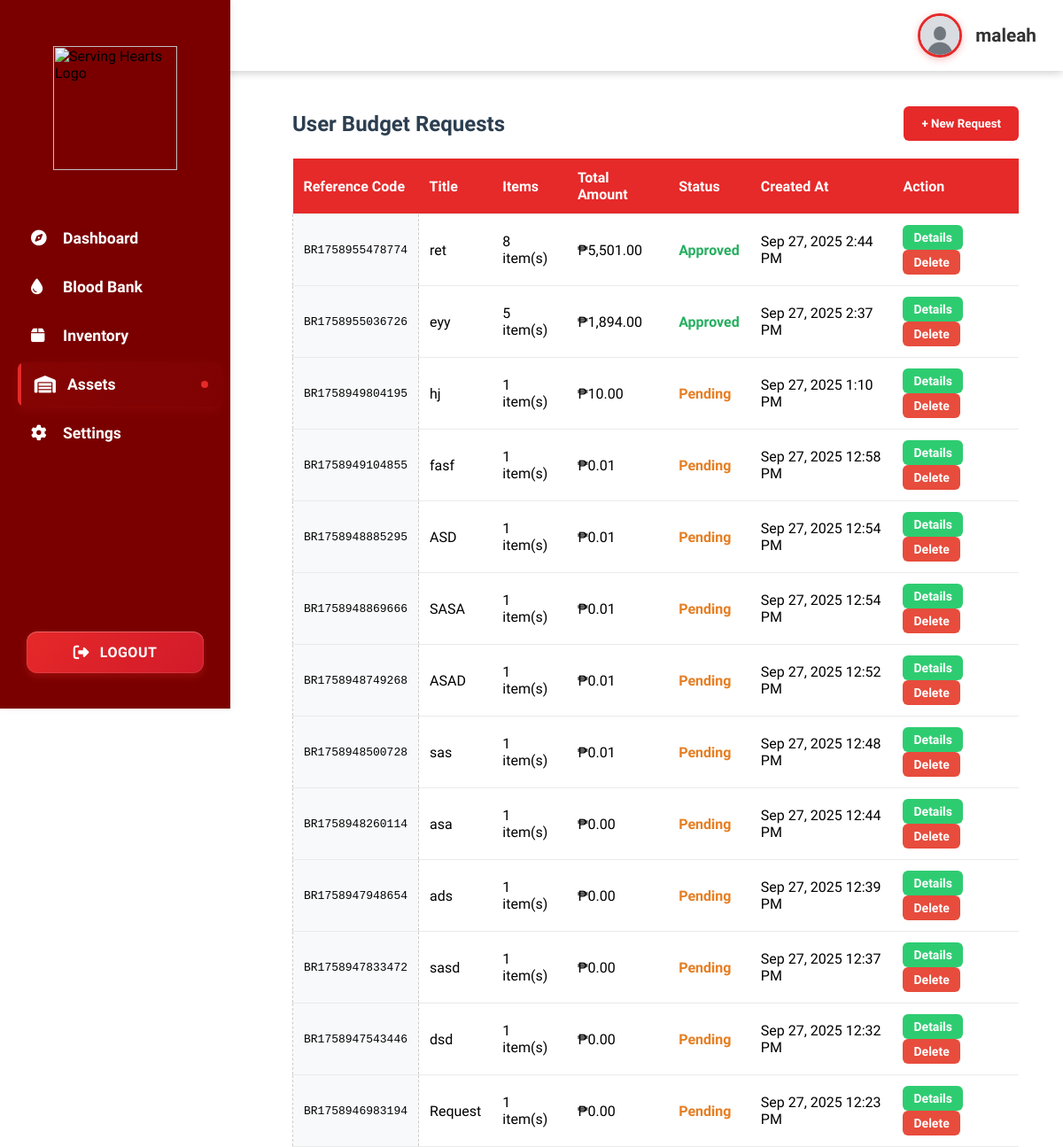
The page /USER/ASSETS/index.php (signed in) on the database its author committed.
### tables this page shows
CREATE TABLE `users` (
  `id` int(11) NOT NULL AUTO_INCREMENT,
  `username` varchar(50) NOT NULL,
  `email` varchar(255) DEFAULT NULL,
  `phone_number` varchar(20) DEFAULT NULL,
  `messenger` varchar(100) DEFAULT NULL,
  `password` varchar(255) NOT NULL,
  `role` enum('admin','user') DEFAULT 'admin',
  `created_at` timestamp NOT NULL DEFAULT current_timestamp(),
  PRIMARY KEY (`id`),
  UNIQUE KEY `username` (`username`)
);

CREATE TABLE `budget_requests` (
  `request_id` int(11) NOT NULL AUTO_INCREMENT,
  `user_id` int(11) NOT NULL,
  `title` varchar(255) NOT NULL,
  `description` text DEFAULT NULL,
  `amount` decimal(12,2) NOT NULL,
  `status` enum('pending','approved','rejected','cancelled') DEFAULT 'pending',
  `approved_by` int(11) DEFAULT NULL,
  `approval_date` datetime DEFAULT NULL,
  `reference_code` varchar(50) DEFAULT NULL,
  `created_at` datetime DEFAULT current_timestamp(),
  `updated_at` datetime DEFAULT current_timestamp() ON UPDATE current_timestamp(),
  `remarks` varchar(255) NOT NULL,
  PRIMARY KEY (`request_id`),
  UNIQUE KEY `reference_code` (`reference_code`),
  KEY `user_id` (`user_id`),
  KEY `approved_by` (`approved_by`)
);

### USER/ASSETS/index.php (the view, shortened to what this page needs)
<?php
include('../../ADMIN/header.php');
include('../../ADMIN/testsidebar.php');
include('../../config/db.php');
$user_id = $_SESSION['user_id'];
$requests = [];
$stmt = $conn->prepare("
    SELECT br.*,
    (SELECT COUNT(*) FROM budget_request_items bri WHERE bri.request_id = br.request_id) as item_count
    FROM budget_requests br
    WHERE br.user_id = ?
    ORDER BY br.created_at DESC
");
if ($stmt) {
    $stmt->bind_param("i", $user_id);
    $stmt->execute();
    $result = $stmt->get_result();
    while ($request = $result->fetch_assoc()) {
        $itemStmt = $conn->prepare("SELECT * FROM budget_request_items WHERE request_id = ?");
        if ($itemStmt) {
            $itemStmt->bind_param("i", $request['request_id']);
            $itemStmt->execute();
            $itemResult = $itemStmt->get_result();
            $request['items'] = $itemResult->fetch_all(MYSQLI_ASSOC);
        }
        $requests[] = $request;
    }
}
?>
<!DOCTYPE html>
<html lang="en">
<head>
<link rel="stylesheet" href="https://cdn.jsdelivr.net/npm/sweetalert2@11/dist/sweetalert2.min.css">
</head>
<body>
<div class="main-content">
    <div class="page-header">
        <h2 class="page-title">User Budget Requests</h2>
        <button class="btn" onclick="openModal('new')">+ New Request</button>
    </div>
    <table class="requests-table">
        <thead>
            <tr>
                <th>Reference Code</th>
                <th>Title</th>
                <th>Items</th>
                <th>Total Amount</th>
                <th>Status</th>
                <th>Created At</th>
                <th>Action</th>
            </tr>
        </thead>
        <tbody>
            <?php if (!empty($requests)): ?>
                <?php foreach ($requests as $req): ?>
                <tr>
                    <td class="reference-code"><?= htmlspecialchars($req['reference_code'] ?? 'N/A') ?></td>
                    <td><?= htmlspecialchars($req['title']) ?></td>
                    <td><?= $req['item_count'] ?> item(s)</td>
                    <td>₱<?= number_format($req['amount'] ?? 0, 2) ?></td>
                    <td><span class="status-<?= $req['status'] ?>"><?= ucfirst($req['status']) ?></span></td>
                    <td><?= date('M j, Y g:i A', strtotime($req['created_at'])) ?></td>
                    <td>
                        <button class="btn btn-success btn-sm" onclick="openModal('details', <?= $req['request_id'] ?>)">Details</button>
                        <form method="POST" onsubmit="return confirm('Are you sure you want to delete this request?');" style="display:inline;">
                            <button type="submit" class="btn btn-danger btn-sm">Delete</button>
                        </form>
                    </td>
                </tr>
                <?php endforeach; ?>
            <?php else: ?>
            <tr>
                <td colspan="7">You haven't submitted any budget requests yet.</td>
            </tr>
            <?php endif; ?>
        </tbody>
    </table>
</div>
</body>
</html>

### ADMIN/testsidebar.php (shortened to what this page needs)
<?php
require_once __DIR__ . "/../config/db.php";
$user_id = $_SESSION['user_id'] ?? null;
$username = "Guest";
$avatar = BASE_URL . "/files/default-avatar.jpg";
if ($user_id) {
    $sql = "SELECT username FROM users WHERE id = ?";
    $stmt = $conn->prepare($sql);
    $stmt->bind_param("i", $user_id);
    $stmt->execute();
    $result = $stmt->get_result();
    if ($row = $result->fetch_assoc()) {
        $username = htmlspecialchars($row['username']);
    }
}
$role = isset($_SESSION['role']) ? strtolower($_SESSION['role']) : 'user';
$currentPath = $_SERVER['REQUEST_URI'];
$activeItem = '';
if (strpos($currentPath, 'INVENTORY') !== false) {
    $activeItem = 'inventory';
} elseif (strpos($currentPath, 'THINGS') !== false) {
    $activeItem = 'things';
} elseif (strpos($currentPath, 'ASSETS') !== false) {
    $activeItem = 'assets';
} elseif (strpos($currentPath, 'SETTINGS') !== false) {
    $activeItem = 'settings';
} else {
    $activeItem = 'dashboard';
}
$basePath = ($role === 'admin') ? BASE_URL . "/ADMIN" : BASE_URL . "/USER";
?>
<!DOCTYPE html>
<html lang="en">
<head>
    <link rel="stylesheet" href="https://cdnjs.cloudflare.com/ajax/libs/font-awesome/6.4.2/css/all.min.css">
</head>
<body>
    <header class="header-container">
        <div class="header-title">
        </div>
        <div class="profile-dropdown">
            <img src="<?= $avatar ?>" alt="Profile Picture">
            <span><?= $username ?></span>
        </div>
    </header>
    <aside class="sidebar" id="sidebar">
        <div class="logo">
            <img src="/servinghearts/images/shlogo.png" alt="Serving Hearts Logo">
        </div>
        <nav class="main-nav">
            <ul>
                <li>
                    <a href="<?php echo $basePath; ?>/index.php" class="<?php echo $activeItem === 'dashboard' ? 'active' : ''; ?>">
                        <i class="fa-solid fa-compass"></i> Dashboard
                    </a>
                </li>
                <li>
                    <a href="<?php echo $basePath; ?>/INVENTORY/index.php" class="<?php echo $activeItem === 'inventory' ? 'active' : ''; ?>">
                        <i class="fa-solid fa-droplet"></i> Blood Bank
                    </a>
                </li>
                <li>
                    <a href="<?php echo $basePath; ?>/THINGS/index.php" class="<?php echo $activeItem === 'things' ? 'active' : ''; ?>">
                        <i class="fa-solid fa-box"></i> Inventory
                    </a>
                </li>
                <li>
                    <a href="<?php echo $basePath; ?>/ASSETS/index.php" class="<?php echo $activeItem === 'assets' ? 'active' : ''; ?>">
                        <i class="fa-solid fa-warehouse"></i> Assets
                    </a>
                </li>
                <li>
                    <a href="<?php echo $basePath; ?>/SETTINGS/index.php" class="<?php echo $activeItem === 'settings' ? 'active' : ''; ?>">
                        <i class="fas fa-cog"></i> Settings
                    </a>
                </li>
            </ul>
            <div class="logout-container">
                <button class="logout-btn" id="logoutBtn">
                    <i class="fas fa-sign-out-alt"></i> Logout
                </button>
            </div>
        </nav>
    </aside>
</body>
</html>

### ADMIN/header.php (style rules this page uses)
* { margin: 0; padding: 0; box-sizing: border-box; font-family: "Nunito Sans", sans-serif; }
body { margin: 0; }
.header-container { width: 100%; background-color: #ffffff; position: fixed; top: 0; left: 0; z-index: 100; display: flex; justify-content: flex-end; padding: 30px 30px; }
.profile-dropdown { display: flex; align-items: center; gap: 15px; cursor: pointer; position: relative; }
.profile-dropdown img { width: 50px; height: 50px; border-radius: 50%; object-fit: cover; border: 2px solid #e62929; }
.profile-dropdown span { font-weight: 600; color: #333; font-size: 1.3rem; }

### ADMIN/testsidebar.php (style rules this page uses)
* { margin: 0; padding: 0; box-sizing: border-box; font-family: "Nunito Sans", sans-serif; }
body { display: flex; background-color: #f8f9fa; margin: 0; padding-top: 80px; padding-left: 280px; min-height: 100vh; }
.header-container { width: 100%; background-color: #fff; color: black; position: fixed; top: 0; left: 0; z-index: 100; display: flex; justify-content: space-between; align-items: center; padding: 15px 30px; box-shadow: 0 2px 10px rgba(0, 0, 0, 0.1); height: 80px; }
.header-title { font-size: 1.5rem; font-weight: 700; color: #333; display: flex; align-items: center; gap: 10px; }
.profile-dropdown { display: flex; align-items: center; gap: 15px; cursor: pointer; position: relative; }
.profile-dropdown img { width: 50px; height: 50px; border-radius: 50%; object-fit: cover; border: 3px solid #e62929; box-shadow: 0 2px 8px rgba(230, 41, 41, 0.3); transition: all 0.3s ease; }
.sidebar { width: 260px; background: #7a0000ff; position: fixed; top: 0; left: 0; height: 100vh; padding: 20px 0; transition: all 0.3s ease; display: flex; flex-direction: column; align-items: center; z-index: 1000; overflow-y: auto; padding-top: 90px; box-shadow: 2px 0 10px rgba(0, 0, 0, 0.05); }
.logo { padding: 2rem; margin-bottom: 20px; margin-top: -70px; display: flex; justify-content: center; }
.logo img { height: 140px; width: auto; transition: transform 0.3s ease; }
.main-nav { width: 100%; flex-grow: 1; display: flex; flex-direction: column; }
.main-nav ul { list-style: none; display: flex; flex-direction: column; gap: 5px; padding: 0 15px; align-items: center; }
.main-nav li { width: 100%; display: flex; justify-content: center; }
.main-nav a { text-decoration: none; color: #fff; font-weight: 600; font-size: 1.1rem; position: relative; padding: 15px 20px; transition: all 0.3s ease; display: flex; align-items: center; width: 100%; max-width: 240px; justify-content: flex-start; border-radius: 8px; overflow: hidden; }
.main-nav a i { width: 24px; margin-right: 12px; color: #fff; transition: all 0.3s ease; }
.main-nav a::before { content: ''; position: absolute; left: 0; top: 0; height: 100%; width: 4px; background-color: #e62929; opacity: 0; transition: opacity 0.3s ease; }
.main-nav a.active { color: #fff; background: linear-gradient(to right, rgba(230, 41, 41, 0.1), rgba(230, 41, 41, 0.05)); box-shadow: 0 4px 12px rgba(230, 41, 41, 0.15); transform: translateX(5px); }
.main-nav a.active i { color: #fff; transform: scale(1.1); }
.main-nav a.active::before { opacity: 1; }
.main-nav a.active::after { content: ''; position: absolute; right: 15px; width: 8px; height: 8px; border-radius: 50%; background-color: #e62929; animation: pulse 1.5s infinite; }
.logout-container { margin-top: auto; padding: 20px; width: 100%; display: flex; justify-content: center; }
.logout-btn { background: linear-gradient(135deg, #e62929 0%, #d11a2a 100%); color: white; border: none; padding: 14px 24px; border-radius: 12px; font-weight: 600; font-size: 1rem; cursor: pointer; transition: all 0.3s cubic-bezier(0.25, 0.8, 0.25, 1); display: flex; align-items: center; justify-content: center; width: 100%; max-width: 200px; box-shadow: 0 4px 8px rgba(230, 41, 41, 0.3), 0 0 0 1px rgba(255, 255, 255, 0.1) inset, 0 1px 0 rgba(255, 255, 255, 0.2) inset; position: relative; overflow: hidden; letter-spacing: 0.5px; text-transform: uppercase; }
.logout-btn::before { content: ''; position: absolute; top: 0; left: -100%; width: 100%; height: 100%; background: linear-gradient(90deg, transparent, rgba(255, 255, 255, 0.2), transparent); transition: left 0.7s cubic-bezier(0.25, 0.8, 0.25, 1); }
.logout-btn i { margin-right: 12px; transition: transform 0.3s ease; font-size: 1.1rem; }
.logout-btn { animation: subtlePulse 3s infinite; }
.main-content { flex: 1; padding: 20px; margin-left: 0; }

### rows shown on the page
users: username "maleah"
budget_requests: reference_code "BR1758955478774", title "ret", item_count "8", amount "5,501.00", status "Approved", created_at "Sep 27, 2025 2:44 PM"
budget_requests: reference_code "BR1758955036726", title "eyy", item_count "5", amount "1,894.00", status "Approved", created_at "Sep 27, 2025 2:37 PM"
budget_requests: reference_code "BR1758949804195", title "hj", item_count "1", amount "10.00", status "Pending", created_at "Sep 27, 2025 1:10 PM"
budget_requests: reference_code "BR1758949104855", title "fasf", item_count "1", amount "0.01", status "Pending", created_at "Sep 27, 2025 12:58 PM"
budget_requests: reference_code "BR1758948885295", title "ASD", item_count "1", amount "0.01", status "Pending", created_at "Sep 27, 2025 12:54 PM"
budget_requests: reference_code "BR1758948869666", title "SASA", item_count "1", amount "0.01", status "Pending", created_at "Sep 27, 2025 12:54 PM"
budget_requests: reference_code "BR1758948749268", title "ASAD", item_count "1", amount "0.01", status "Pending", created_at "Sep 27, 2025 12:52 PM"
budget_requests: reference_code "BR1758948500728", title "sas", item_count "1", amount "0.01", status "Pending", created_at "Sep 27, 2025 12:48 PM"
budget_requests: reference_code "BR1758948260114", title "asa", item_count "1", amount "0.00", status "Pending", created_at "Sep 27, 2025 12:44 PM"
budget_requests: reference_code "BR1758947948654", title "ads", item_count "1", amount "0.00", status "Pending", created_at "Sep 27, 2025 12:39 PM"
budget_requests: reference_code "BR1758947833472", title "sasd", item_count "1", amount "0.00", status "Pending", created_at "Sep 27, 2025 12:37 PM"
budget_requests: reference_code "BR1758947543446", title "dsd", item_count "1", amount "0.00", status "Pending", created_at "Sep 27, 2025 12:32 PM"
budget_requests: reference_code "BR1758946983194", title "Request", item_count "1", amount "0.00", status "Pending", created_at "Sep 27, 2025 12:23 PM"
